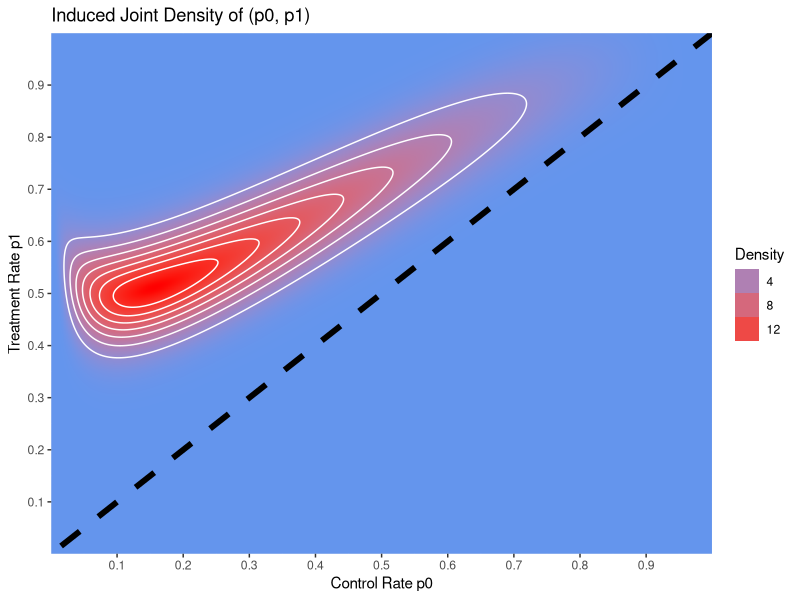
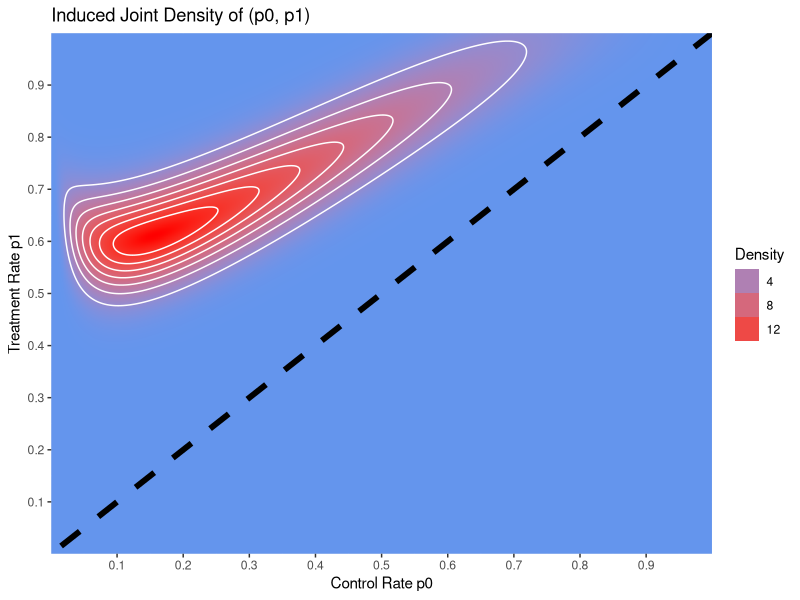

The R script that drew these images, in order: (Note: this script raises an error after producing the figures.)
rm(list=ls())
library(tidyverse)
library(ggplot2)
library(mvtnorm)


theta0 <- 0.3
s <- 0.1
mu0 <- -1
m0 <- 1
corr <- -0.8
meanvec <- c(mu0, theta0)
covmat <- matrix(c(m0^2, corr*m0*s, corr*m0*s, s^2), 2, 2)
IU <- c(2, 1)
grid_width <- 0.001
############
p1 <- seq(grid_width,1-grid_width, grid_width)
p0 <- seq(grid_width,1-grid_width, grid_width)
plotdt <- expand_grid(p1, p0) %>% 
  mutate(lp0=log(p0/(1-p0)), RD=p1-p0, 
         var_iu=p1*(1-p1)/IU[1] + p0*(1-p0)/IU[2])
J <- with(plotdt, 1/(p0*(1-p0)))
tt <- with(plotdt, cbind(lp0, RD))
bvnden <- dmvnorm(tt, mean=meanvec, sigma=covmat)
plotdt <- plotdt %>% mutate(J=J, bvnden=bvnden, transden=J*bvnden)

plot1 <- 
  plotdt %>%
  ggplot(aes(x=p0,y=p1,z=transden)) + geom_raster(aes(fill=transden)) +
  geom_contour(color="white") +
  scale_fill_gradient(low="cornflowerblue", high="red") +
  geom_abline(slope=1,intercept=0, color="black", linewidth=2, linetype="dashed") +
  xlab("Control Rate p0") + ylab("Treatment Rate p1") +
  scale_x_continuous(expand = c(0, 0), breaks = seq(0,1,0.1)) +
  scale_y_continuous(expand = c(0, 0), breaks = seq(0,1,0.1)) +
  ggtitle("Induced Joint Density of (p0, p1)") + guides(fill=guide_legend(title="Density"))
theme_bw() +
  theme(axis.text = element_text(size = 15),
        axis.title = element_text(size = 12),
        legend.text = element_text(size = 15),
        legend.title = element_text(size = 15)
  )

#############
theta0 <- 0.4
meanvec <- c(mu0, theta0)
covmat <- matrix(c(m0^2, corr*m0*s, corr*m0*s, s^2), 2, 2)

p1 <- seq(grid_width,1-grid_width, grid_width)
p0 <- seq(grid_width,1-grid_width, grid_width)
plotdt <- expand_grid(p1, p0) %>% 
  mutate(lp0=log(p0/(1-p0)), RD=p1-p0, 
         var_iu=p1*(1-p1)/IU[1] + p0*(1-p0)/IU[2])
J <- with(plotdt, 1/(p0*(1-p0)))
tt <- with(plotdt, cbind(lp0, RD))
bvnden <- dmvnorm(tt, mean=meanvec, sigma=covmat)
plotdt <- plotdt %>% mutate(J=J, bvnden=bvnden, transden=J*bvnden)

plot2 <- 
  plotdt %>%
  ggplot(aes(x=p0,y=p1,z=transden)) + geom_raster(aes(fill=transden)) +
  geom_contour(color="white") +
  scale_fill_gradient(low="cornflowerblue", high="red") +
  geom_abline(slope=1,intercept=0, color="black", linewidth=2, linetype="dashed") +
  xlab("Control Rate p0") + ylab("Treatment Rate p1") +
  scale_x_continuous(expand = c(0, 0), breaks = seq(0,1,0.1)) +
  scale_y_continuous(expand = c(0, 0), breaks = seq(0,1,0.1)) +
  ggtitle("Induced Joint Density of (p0, p1)") + guides(fill=guide_legend(title="Density"))
theme_bw() +
  theme(axis.text = element_text(size = 15),
        axis.title = element_text(size = 12),
        legend.text = element_text(size = 15),
        legend.title = element_text(size = 15)
  )

rd <- plot1 + plot2
ggsave(filename = "RD_priors.eps",plot = rd, device = "eps",
       dpi = 72, width = 10, height = 5, units = "cm")
